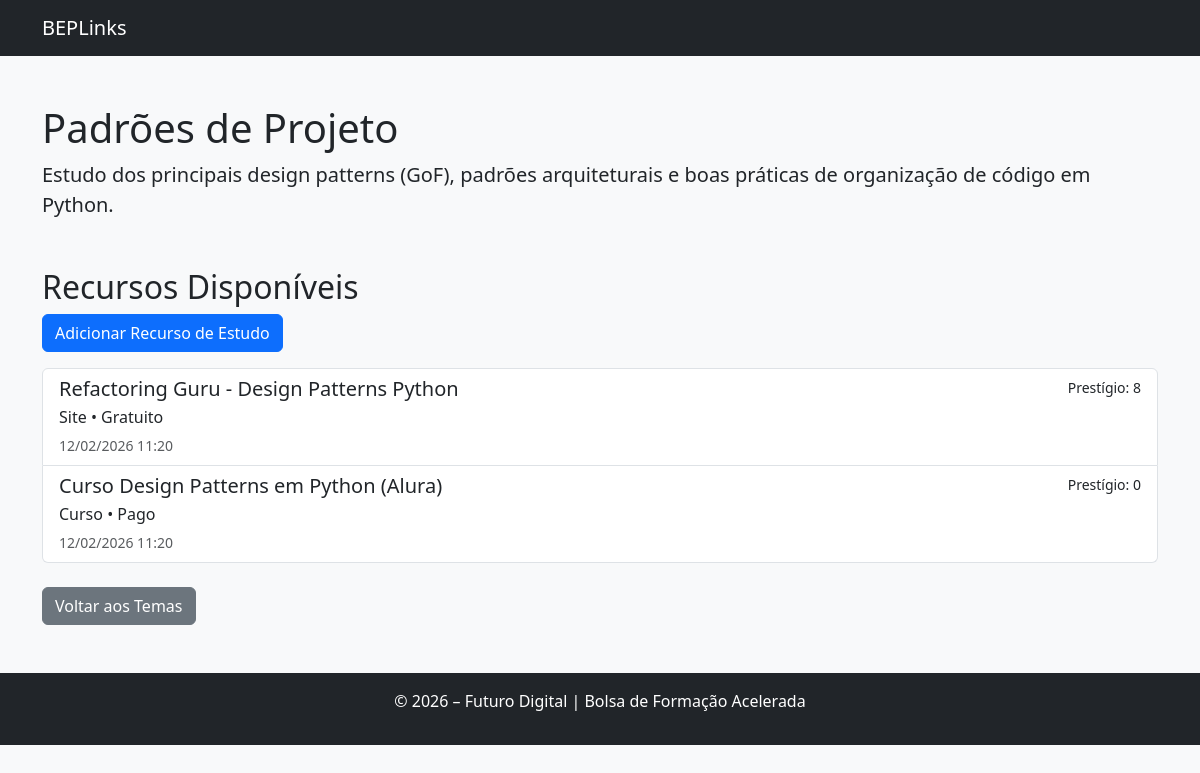
Page /tema/3/ on the committed database.
### beplinks/models.py (models this page shows, shortened)
class Tema(models.Model):
    titulo = models.CharField(
        max_length=200,
        verbose_name="Título do Tema"
    )
    resumo = models.TextField(
        verbose_name="Resumo / Propósito"
    )
    class Meta:
        verbose_name = "Tema"
        verbose_name_plural = "Temas"
        ordering = ['titulo']  # ordena alfabeticamente por título

class Recurso(models.Model):
    tema = models.ForeignKey(
        'beplinks.Tema',  # referência correta ao modelo Tema no mesmo app
        on_delete=models.CASCADE,  # se o tema for deletado, deleta os recursos vinculados
        related_name='recursos',   # permite acessar: tema.recursos.all()
        verbose_name="Tema / Eixo"
    )
    nome = models.CharField(
        max_length=200,
        verbose_name="Nome do Recurso / Ferramenta"
    )
    descricao = models.TextField(
        verbose_name="Descrição"
    )
    tipo = models.CharField(
        max_length=100,
        verbose_name="Tipo",
        help_text="Ex: Artigo, Vídeo, Curso, Livro, Tutorial, Podcast, etc."
    )
    url = models.URLField(
        verbose_name="Link de Acesso",
        help_text="Endereço web completo (ex: https://...)"
    )
    catalogado_em = models.DateTimeField(
        default=timezone.now,
        verbose_name="Data de Catalogação"
    )
    gratuito = models.BooleanField(
        default=True,
        verbose_name="É gratuito? (Aberto/Gratuito)"
    )
    prestigio = models.IntegerField(
        default=0,
        verbose_name="Contador de Prestígio",
        help_text="Será usado no futuro para ordenação por popularidade/votos"
    )
    class Meta:
        verbose_name = "Recurso"
        verbose_name_plural = "Recursos"
        ordering = ['-prestigio', 'nome']  # prioriza os de maior prestígio primeiro

### beplinks/views.py (the view)
# urls.py: path('tema/<int:tema_id>/', views.detalhe_tema, name='detalhe_tema'),  # Vitrine do Eixo
def detalhe_tema(request, tema_id):
    tema = get_object_or_404(Tema, pk=tema_id)
    recursos = tema.recursos.all()  # já ordenado por -prestigio no model
    return render(request, 'beplinks/detalhe_tema.html', {
        'tema': tema,
        'recursos': recursos
    })

### beplinks/templates/beplinks/detalhe_tema.html (shortened to what this page needs)
{% extends 'beplinks/base.html' %}
{% block conteudo %}
<h1>{{ tema.titulo }}</h1>
<p class="lead">{{ tema.resumo }}</p>
<h2 class="mt-5">Recursos Disponíveis</h2>
<p><a href="{% url 'beplinks:recurso_novo_tema' tema.id %}" class="btn btn-primary">Adicionar Recurso de Estudo</a></p>
{% if recursos %}
    <div class="list-group">
        {% for rec in recursos %}
            <a href="{% url 'beplinks:detalhe_recurso' rec.id %}" class="list-group-item list-group-item-action">
                <div class="d-flex w-100 justify-content-between">
                    <h5 class="mb-1">{{ rec.nome }}</h5>
                    <small>Prestígio: {{ rec.prestigio }}</small>
                </div>
                <p class="mb-1">{{ rec.tipo }} • {% if rec.gratuito %}Gratuito{% else %}Pago{% endif %}</p>
                <small class="text-body-secondary">{{ rec.catalogado_em|date:"d/m/Y H:i" }}</small>
            </a>
        {% endfor %}
    </div>
{% else %}
    <p>Nenhum recurso cadastrado neste tema ainda.</p>
{% endif %}
<a href="{% url 'beplinks:index' %}" class="btn btn-secondary mt-4">Voltar aos Temas</a>
{% endblock %}

### rows in the picture
Tema: titulo "Padrões de Projeto", resumo "Estudo dos principais design patterns (GoF), padrões arquiteturais e boas práticas de organização de código em Python."
Recurso: nome "Refactoring Guru - Design Patterns Python", prestigio "8", tipo "Site", gratuito "Gratuito", catalogado_em "12/02/2026 11:20"
Recurso: nome "Curso Design Patterns em Python (Alura)", prestigio "0", tipo "Curso", gratuito "Pago", catalogado_em "12/02/2026 11:20"
